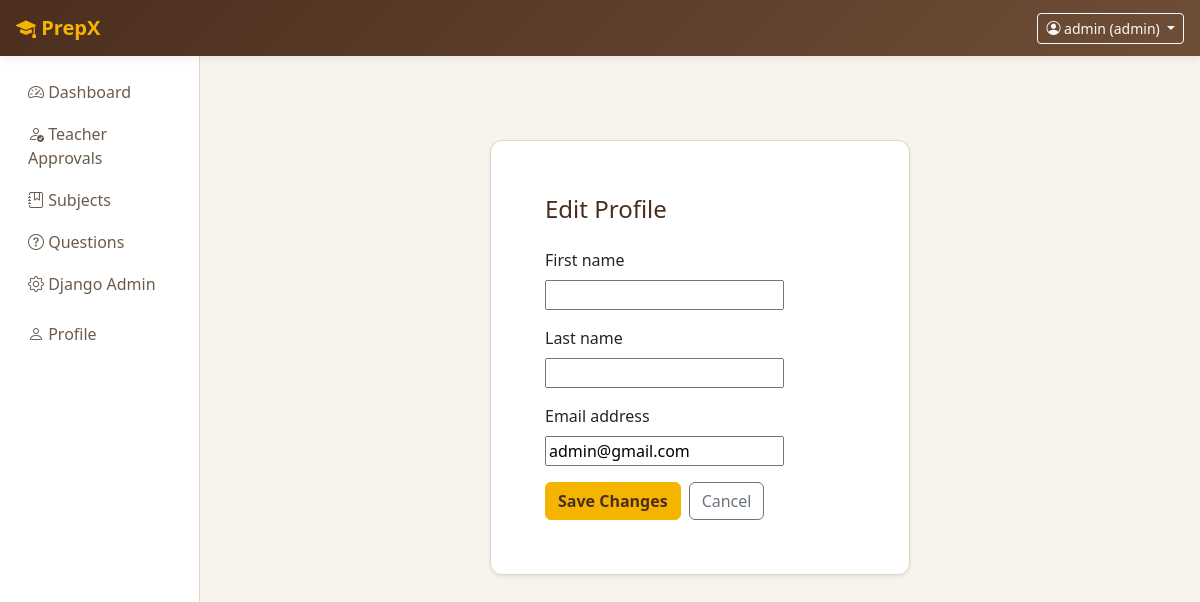
The page /accounts/profile/edit/ (signed in) on the database its author committed.
### accounts/models.py (models this page shows, shortened)
class User(AbstractUser):
    ROLE_CHOICES = (
        ('admin', 'Admin'),
        ('teacher', 'Teacher'),
        ('student', 'Student'),
    )
    role = models.CharField(max_length=10, choices=ROLE_CHOICES, default='student')
    is_approved = models.BooleanField(
        default=True,
        help_text="Teachers require admin approval before activation."
    )

### accounts/views.py (the view, shortened to what this page needs)
# urls.py: path('profile/edit/', views.edit_profile, name='edit_profile'),
@login_required
def edit_profile(request):
    form = ProfileEditForm(
        request.POST or None,
        instance=request.user # pre-fills the HTML form on the screen with the user's current data andupdate this specific existing record
    )
    return render(
        request,
        'accounts/edit_profile.html',
        {'form': form}
    )

### accounts/forms.py
class ProfileEditForm(forms.ModelForm):
    class Meta:
        model = User
        fields = [
            'first_name',
            'last_name',
            'email',
        ]

### templates/accounts/edit_profile.html (shortened to what this page needs)
{% extends 'base.html' %}
{% block content %}
<div class="card auth-card shadow-sm">
    <div class="card-body p-4">
        <h4 class="mb-4">
            Edit Profile
        </h4>
        <form method="post">
            {% for field in form %}
                <div class="mb-3">
                    <label class="form-label">
                        {{ field.label }}
                    </label>
                    {{ field }}
                </div>
            {% endfor %}
            <div class="d-flex gap-2">
                <button
                    class="btn btn-primary"
                    type="submit"
                >
                    Save Changes
                </button>
                <a
                    href="{% url 'profile' %}"
                    class="btn btn-outline-secondary"
                >
                    Cancel
                </a>
            </div>
        </form>
    </div>
</div>
{% endblock %}

### templates/base.html (shortened to what this page needs)
<!DOCTYPE html>
{% load static %}
<html lang="en">
<head>
    <link href="https://cdn.jsdelivr.net/npm/bootstrap@5.3.3/dist/css/bootstrap.min.css" rel="stylesheet">
    <link href="https://cdn.jsdelivr.net/npm/bootstrap-icons@1.11.3/font/bootstrap-icons.css" rel="stylesheet">
    <link href="{% static 'css/app.css' %}" rel="stylesheet">
</head>
<body>
<nav class="navbar navbar-dark navbar-prepx px-3">
    <a class="navbar-brand fw-bold" href="{% url 'role_redirect' %}">
        <i class="bi bi-mortarboard-fill"></i>
        PrepX
    </a>
    {% if user.is_authenticated %}
        <div class="d-flex align-items-center">
            <div class="dropdown">
                <button
                    class="btn btn-outline-light btn-sm dropdown-toggle"
                    type="button"
                    data-bs-toggle="dropdown"
                    aria-expanded="false"
                >
                    <i class="bi bi-person-circle"></i>
                    {{ user.username }} ({{ user.role }})
                </button>
            </div>
        </div>
    {% endif %}
</nav>
<div class="container-fluid">
    <div class="row">
        {% if user.is_authenticated %}
            <div class="col-md-2 sidebar py-3">
                {% include 'partials/sidebar.html' %}
            </div>
            <div class="col-md-10 py-4">
        {% else %}
            <div class="col-12 py-4">
        {% endif %}
                {% block content %}
                {% endblock %}
            </div>
    </div>
    </div>
</body>
</html>

### static/css/app.css (style rules this page uses)
:root { --primary: #f4b400; --primary-dark: #d99400; --secondary: #6f4e37; --secondary-dark: #4b2e1f; --accent: #ffd166; --success: #2e7d32; --warning: #d97706; --danger: #c62828; --background: #f7f3ed; --surface: #ffffff; --text-primary: #2c1e12; --text-secondary: #6b5b4d; --border: #e3d5c5; --shadow: rgba(44, 30, 18, 0.08); }
body { background-color: var(--background); color: var(--text-primary); }
.navbar-prepx { background: linear-gradient( 135deg, var(--secondary-dark), var(--secondary) ); box-shadow: 0 2px 8px var(--shadow); }
.navbar-prepx .navbar-brand { color: var(--primary); }
.sidebar { background-color: var(--surface); border-right: 1px solid var(--border); min-height: calc(100vh - 56px); }
.auth-card { max-width: 420px; margin: 60px auto; padding: 30px; border-radius: 16px; background-color: var(--surface); border: 1px solid var(--border); box-shadow: 0 10px 30px var(--shadow); }
.btn-primary { background-color: var(--primary); border-color: var(--primary); color: var(--secondary-dark); font-weight: 600; }
.card { border: 1px solid var(--border); border-radius: 12px; box-shadow: 0 4px 12px var(--shadow); }
a { color: var(--secondary); }
h1, h2, h3, h4, h5, h6 { color: var(--secondary-dark); }

### rows shown on the page
User: username "admin", role "admin", form "admin@gmail.com"

### other values the page prints
{{ field.label }} "First name" "Last name" "Email address"
